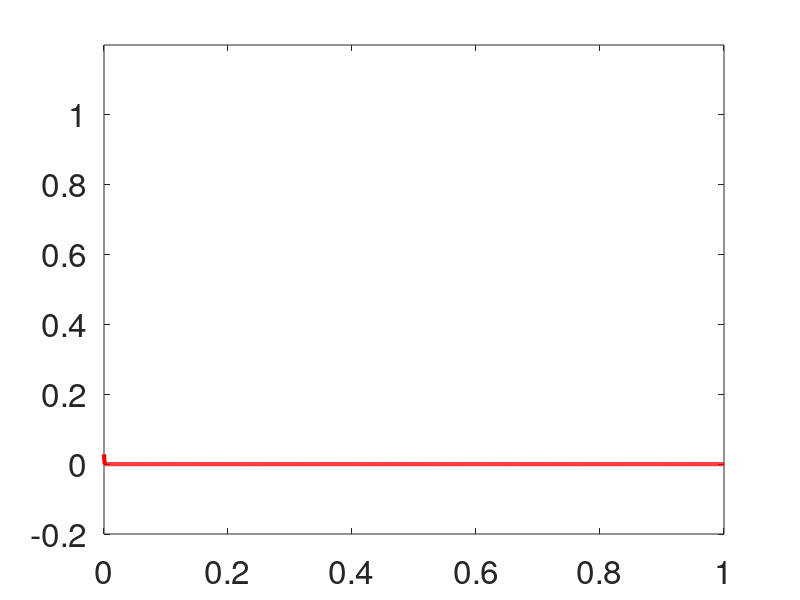

This chart was generated by the following MATLAB code: (Note: this script raises an error after producing the figure.)
close all; clear; clc;

time = (0:999)/999;
width = 199;

figure
filename = ['PulseWave','.gif'];

j = 1;

DelayTime = 1/20;	% the smaller, the quicker it plays on a presentation

for jj = 1:length(time)+width
	
	wave(1:length(time))	= 0;
	
	if jj <= width
		wave(1:jj)	= sin(pi*(5*time(width-jj+1:width)));
	elseif 	jj > length(time)
		wave(jj-width:length(time))	= sin(pi*(5*time(1:width-jj+length(time)+1)));
	else
		wave(jj-width:jj)			= sin(pi*(5*time(1:200)));
	end
	pause(0.005)
	plot(time,wave,'r','LineWidth',3)
	set(gcf, 'color', [1 1 1])
	
% 	xlabel('axial coordinate','FontSize',24)
	set(gca,'fontsize',24)
	ylim([-0.2,1.2]);
	ax = gca;
	ax.XTick = [];
	ax.YTick = [];
	
	drawnow
	frame = getframe(1);
	im = frame2im(frame);
	[imind,cm] = rgb2ind(im,256);
	
	if j == 1 && jj == 1
		imwrite(imind,cm,filename,'gif', 'Loopcount',inf,'DelayTime',DelayTime);
	elseif mod(jj,5) == 0
		imwrite(imind,cm,filename,'gif','WriteMode','append','DelayTime',DelayTime);
	end
	
end